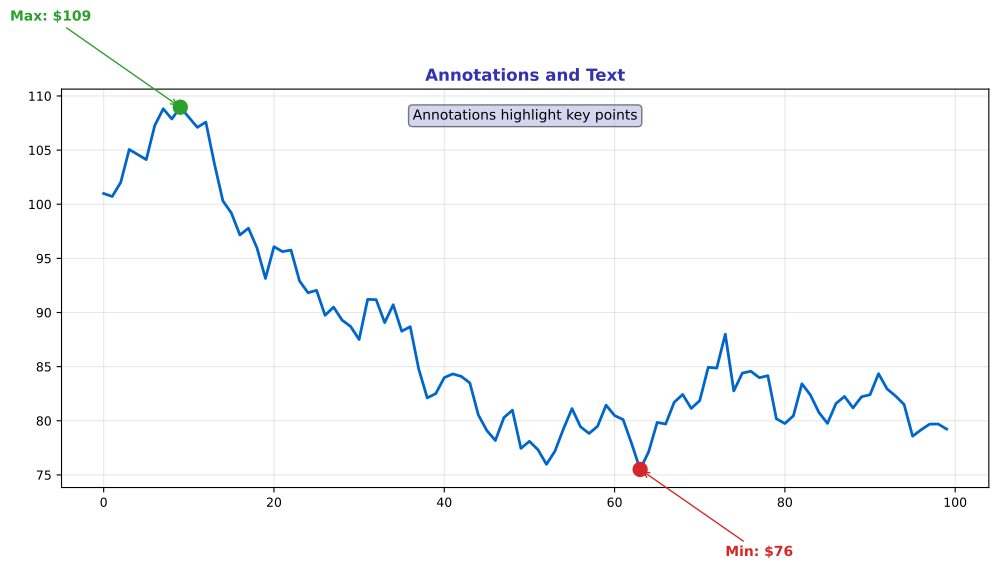

This figure's Python source:
"""Annotations and Text - Highlighting key points"""
import matplotlib.pyplot as plt
import numpy as np
from pathlib import Path

plt.rcParams.update({
    'font.size': 10, 'axes.labelsize': 10, 'axes.titlesize': 11,
    'xtick.labelsize': 9, 'ytick.labelsize': 9, 'legend.fontsize': 9,
    'figure.figsize': (10, 6), 'figure.dpi': 150
})

MLPURPLE = '#3333B2'
MLLAVENDER = '#ADADE0'
MLBLUE = '#0066CC'
MLGREEN = '#2CA02C'
MLRED = '#D62728'

np.random.seed(42)

fig, ax = plt.subplots(figsize=(10, 6))

prices = 100 + np.cumsum(np.random.randn(100) * 2)
ax.plot(prices, color=MLBLUE, linewidth=2)

# Find max and min
max_idx = np.argmax(prices)
min_idx = np.argmin(prices)

ax.scatter([max_idx], [prices[max_idx]], color=MLGREEN, s=100, zorder=5)
ax.scatter([min_idx], [prices[min_idx]], color=MLRED, s=100, zorder=5)

ax.annotate(f'Max: ${prices[max_idx]:.0f}', xy=(max_idx, prices[max_idx]),
            xytext=(max_idx - 20, prices[max_idx] + 8),
            fontsize=10, fontweight='bold', color=MLGREEN,
            arrowprops=dict(arrowstyle='->', color=MLGREEN))

ax.annotate(f'Min: ${prices[min_idx]:.0f}', xy=(min_idx, prices[min_idx]),
            xytext=(min_idx + 10, prices[min_idx] - 8),
            fontsize=10, fontweight='bold', color=MLRED,
            arrowprops=dict(arrowstyle='->', color=MLRED))

ax.text(0.5, 0.95, 'Annotations highlight key points',
        transform=ax.transAxes, fontsize=10, ha='center', va='top',
        bbox=dict(boxstyle='round', facecolor=MLLAVENDER, alpha=0.5))

ax.set_title('Annotations and Text', fontsize=12, fontweight='bold', color=MLPURPLE)
ax.grid(alpha=0.3)

plt.tight_layout()
plt.savefig(Path(__file__).parent / 'chart.pdf', dpi=300, bbox_inches='tight')
plt.close()
